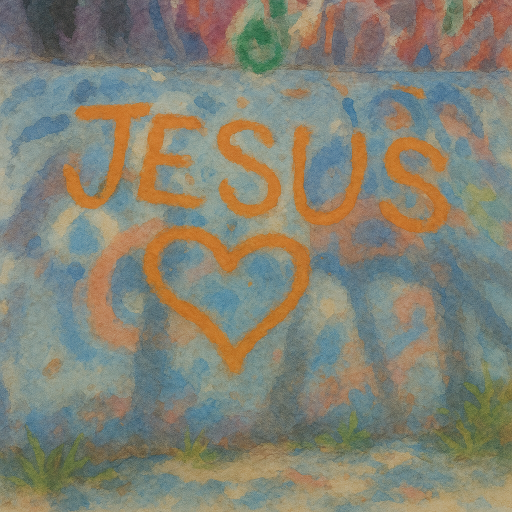
#> input picture tiles_input/source_image_example.png, 1024 x 1024 px (shown at 1/2 size); its folder holds only this picture in this run
$ python adjustTilesGradient24Colors.py
#> lines starting #> are read from the running program, lines starting #| are printed output that depends on the picture
import os
import shutil
import zipfile
from PIL import Image, ImageOps, ImageEnhance, UnidentifiedImageError
import logging
import datetime # Added for timestamping

# Configure logging
logging.basicConfig(level=logging.INFO, format='%(asctime)s - %(levelname)s - %(message)s')

# --- Configuration ---
INPUT_DIR = "tiles_input"
OUTPUT_DIR = "tiles_output"
ARCHIVE_NAME = "tiles_archive.zip" # Archive for *final* processed files
ARCHIVE_OUTPUT_DIR = "tiles_archive" # Archive for *pre-existing* output files
SUPPORTED_EXTENSIONS = ('.png', '.jpg', '.jpeg', '.bmp', '.gif', '.tiff')
BLEND_ALPHA = 0.3 # Controls the strength of the color blend (0.0 = original, 1.0 = full color)

# --- Helper Function for Hex to RGB ---
def hex_to_rgb(hex_color):
    """Converts a hex color string (e.g., '#RRGGBB') to an RGB tuple."""
    hex_color = hex_color.lstrip('#')
    return tuple(int(hex_color[i:i+2], 16) for i in (0, 2, 4))

# --- Expanded 24-Color Professional Palette ---
COLOR_PALETTE = {
    # Reds
    "WarmRed_Vermilion": hex_to_rgb("#E34234"),
    "CoolRed_AlizarinCrimson": hex_to_rgb("#B22222"),
    "DeepRed_OxideRed": hex_to_rgb("#8B0000"),
    "MutedRed_IndianRed": hex_to_rgb("#CD5C5C"),
    # Oranges
    "VibrantOrange_CadmiumOrange": hex_to_rgb("#F97306"),
    "EarthyOrange_BurntSienna": hex_to_rgb("#E97451"),
    # Yellows
    "CoolYellow_LemonYellow": hex_to_rgb("#FFF44F"),
    "WarmYellow_CadmiumYellowDeep": hex_to_rgb("#F6A623"),
    "MutedYellow_YellowOchre": hex_to_rgb("#C5A059"),
    # Greens
    "CoolGreen_PhthaloGreen": hex_to_rgb("#008878"),
    "WarmGreen_SapGreen": hex_to_rgb("#507D2A"),
    "MutedGreen_Olive": hex_to_rgb("#808000"),
    "LushGreen_Emerald": hex_to_rgb("#50C878"),
    # Blues
    "WarmBlue_Ultramarine": hex_to_rgb("#3F51B5"),
    "CoolBlue_Cerulean": hex_to_rgb("#00A6D6"),
    "MutedBlue_Slate": hex_to_rgb("#6A7BA2"),
    "AccentBlue_ElectricBlue": hex_to_rgb("#0077FF"),
    # Purples
    "WarmPurple_DioxazineViolet": hex_to_rgb("#6A0DAD"),
    "CoolPurple_Periwinkle": hex_to_rgb("#CCCCFF"),
    "MutedPurple_Mauve": hex_to_rgb("#915F6D"),
    # Neutrals
    "White_TitaniumWhite": hex_to_rgb("#FFFFFF"),
    "Black_IvoryBlack": hex_to_rgb("#1C1C1C"),
    "WarmGray_PaynesGray": hex_to_rgb("#404958"),
    "CoolGray_SilverGray": hex_to_rgb("#C0C0C0"),
}

# --- Helper Functions ---

def adjust_image_color(image_path, output_path, color_name, target_rgb, blend_alpha):
    """
    Adjusts the color of an image by blending it with a solid color layer.

    Args:
        image_path (str): Path to the input image.
        output_path (str): Path to save the adjusted image.
        color_name (str): Name of the target color (used for logging).
        target_rgb (tuple): The target RGB color tuple (R, G, B).
        blend_alpha (float): The blending factor (0.0 to 1.0).
    """
#> called with image_path = 'tiles_input/source_image_example.png', color_name = 'WarmRed_Vermilion', target_rgb = (227, 66, 52), blend_alpha = 0.3
    try:
        with Image.open(image_path) as img:
            # Ensure image is in RGB format for blending
#> img is the input picture: PIL image 1024x1024 RGB; mean R, G, B 131.7, 130.6, 115.7
            img_rgb = img.convert("RGB")

            # Create a solid color layer of the same size
            color_layer = Image.new("RGB", img_rgb.size, target_rgb)
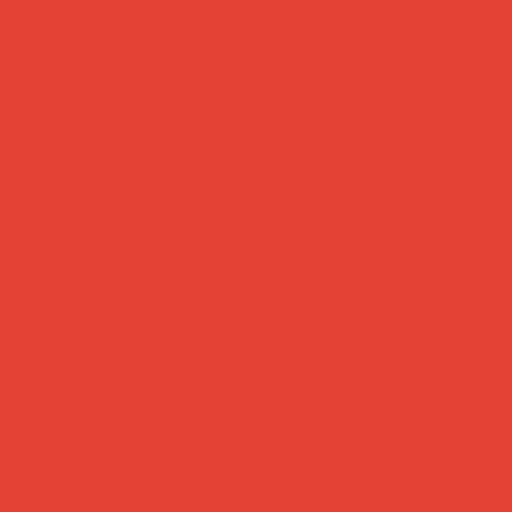
#> color_layer: PIL image 1024x1024 RGB (shown at 1/2 size); mean R, G, B 227, 66, 52

            # Blend the original image with the color layer
            blended_img = Image.blend(img_rgb, color_layer, blend_alpha)
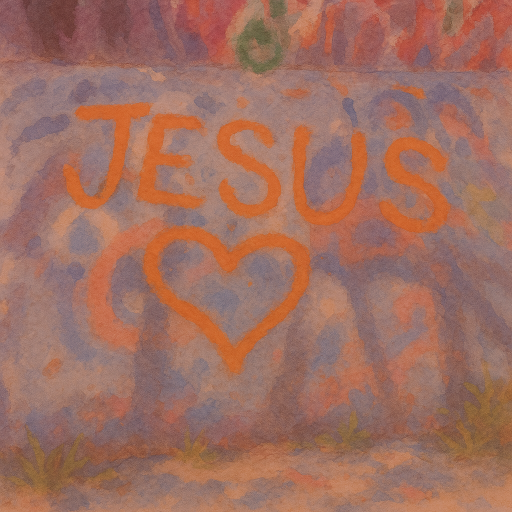
#> blended_img: PIL image 1024x1024 RGB (shown at 1/2 size); mean R, G, B 159.9, 110.7, 96.1

            blended_img.save(output_path)
            logging.info(f"Created '{color_name}' version (blended): {output_path}")

    except FileNotFoundError:
        logging.error(f"Input image not found: {image_path}")
    except UnidentifiedImageError:
        logging.error(f"Cannot identify image file (possibly corrupted or unsupported format): {image_path}")
    except Exception as e:
        logging.error(f"Failed to process image {image_path} for color {color_name}: {e}")

def create_archive(source_dir, archive_path):
    """
    Creates a zip archive from the contents of a directory.

    Args:
        source_dir (str): The directory whose contents will be archived.
        archive_path (str): The path for the output zip file.
    """
    try:
        with zipfile.ZipFile(archive_path, 'w', zipfile.ZIP_DEFLATED) as zipf:
            for root, _, files in os.walk(source_dir):
                for file in files:
                    file_path = os.path.join(root, file)
                    # Add file to zip, using arcname to avoid including the source_dir structure
                    arcname = os.path.relpath(file_path, source_dir)
                    zipf.write(file_path, arcname=arcname)
        logging.info(f"Successfully created archive: {archive_path}")
    except Exception as e:
        logging.error(f"Failed to create archive {archive_path}: {e}")

# --- Pre-execution Helper Functions --- START ---

# [50 lines left out: functions get_directory_size, archive_existing_output, not called in this run]

def prepare_directories():
    """
    Checks input/output directories, handles existing output via user prompts,
    and prepares directories for processing.

    Returns:
        bool: True if setup is successful and the script should proceed, False otherwise.
    """
    # 1. Check Input Directory
    if not os.path.isdir(INPUT_DIR):
        logging.error(f"Input directory '{INPUT_DIR}' not found. Please create it and place image files inside.")
        return False

    try:
        input_files = os.listdir(INPUT_DIR)
    except OSError as e:
        logging.error(f"Could not read input directory '{INPUT_DIR}': {e}")
        return False

    image_files_found = any(f.lower().endswith(SUPPORTED_EXTENSIONS) for f in input_files)
    if not image_files_found:
        logging.error(f"No supported image files found in the input directory '{INPUT_DIR}'.")
        return False
    logging.info(f"Found image files in input directory '{INPUT_DIR}'.")


    # 2. Check and Prepare Output Directory
    output_dir_exists = os.path.isdir(OUTPUT_DIR)
    output_files = []
    if output_dir_exists:
        try:
            # Get all entries, check if they are files later
            output_entries = os.listdir(OUTPUT_DIR)
            output_files = [f for f in output_entries if os.path.isfile(os.path.join(OUTPUT_DIR, f))]
        except OSError as e:
            logging.error(f"Could not read output directory '{OUTPUT_DIR}': {e}")
            # Treat as potentially non-empty/problematic, user might need to resolve manually
            return False

    if output_dir_exists and output_files:
        file_count = len(output_files)
        logging.warning(f"Output directory '{OUTPUT_DIR}' exists and contains {file_count} file(s).")

        # Confirm removal
        while True:
            user_choice_remove = input("--> Remove existing files and continue? (Y/N): ").strip().upper()
            if user_choice_remove == 'Y':
                break
            elif user_choice_remove == 'N':
                logging.info("Script execution aborted by user (chose not to remove existing files).")
                return False
            else:
                print("    Invalid input. Please enter Y or N.")

        # Confirm archiving
        should_archive = False
        while True:
            user_choice_archive = input(f"--> Archive {file_count} existing files to '{ARCHIVE_OUTPUT_DIR}' before removing? (Y/N): ").strip().upper()
            if user_choice_archive == 'Y':
                should_archive = True
                break
            elif user_choice_archive == 'N':
                should_archive = False
                break
            else:
                print("    Invalid input. Please enter Y or N.")

        # Handle archiving logic
        if should_archive:
            if file_count > 200:
                dir_size_bytes = get_directory_size(OUTPUT_DIR)
                dir_size_mb = dir_size_bytes / (1024 * 1024) if dir_size_bytes > 0 else 0
                print(f"\n    Warning: Archiving {file_count} files.")
                print(f"    Estimated uncompressed size: {dir_size_mb:.2f} MB.")
                print(f"    This might take time and significant disk space depending on compression.")
                while True:
                    user_choice_proceed = input("--> Proceed with archiving? (Y/N): ").strip().upper()
                    if user_choice_proceed == 'Y':
                        break
                    elif user_choice_proceed == 'N':
                        logging.info("Archiving skipped by user due to size/time warning.")
                        should_archive = False
                        break
                    else:
                        print("    Invalid input. Please enter Y or N.")

            if should_archive:
                if not archive_existing_output(OUTPUT_DIR, ARCHIVE_OUTPUT_DIR):
                    logging.error("Archiving failed. Aborting script to prevent data loss.")
                    # Avoid removing files if archive failed
                    return False

        # Clear the output directory if removal was confirmed
        logging.info(f"Removing existing contents of '{OUTPUT_DIR}'...")
        try:
            shutil.rmtree(OUTPUT_DIR)
            logging.info(f"Successfully removed '{OUTPUT_DIR}'.")
        except Exception as e:
            logging.error(f"Failed to remove existing output directory '{OUTPUT_DIR}': {e}")
            return False # Stop execution if removal fails

    # Ensure output directory exists (either newly created or recreated after clearing)
    if not os.path.exists(OUTPUT_DIR):
        try:
            os.makedirs(OUTPUT_DIR)
            logging.info(f"Created output directory: {OUTPUT_DIR}")
        except Exception as e:
            logging.error(f"Failed to create output directory '{OUTPUT_DIR}': {e}")
            return False

    # If we reach here, output directory exists and is empty
    logging.info(f"Output directory '{OUTPUT_DIR}' is ready.")
    return True # Proceed with execution

# --- Pre-execution Helper Functions --- END ---


# --- Main Execution ---

def main():
    """
    Main function to orchestrate the image processing and archiving.
    """
    # Perform initial checks and preparations
    if not prepare_directories():
        logging.info("Script prerequisites not met or aborted by user. Exiting.")
        return # Stop if preparation failed or user aborted

    processed_files_count = 0
    processed_successfully = True # Flag to track if any processing step failed

    # 3. Process Each Image
    try:
        input_filenames = os.listdir(INPUT_DIR)
    except OSError as e:
        logging.error(f"Cannot list files in input directory '{INPUT_DIR}' during processing: {e}")
        return # Cannot proceed if input dir is unreadable now

    for filename in input_filenames:
        base_name, ext = os.path.splitext(filename)
        if ext.lower() not in SUPPORTED_EXTENSIONS:
            # This is logged by prepare_directories already, but good to skip here too
            continue # Skip non-supported files identified during processing loop

        input_image_path = os.path.join(INPUT_DIR, filename)
        logging.info(f"Processing image: {filename}")

        # 3a. Copy Original
        original_output_path = os.path.join(OUTPUT_DIR, filename)
        try:
            shutil.copy2(input_image_path, original_output_path) # copy2 preserves metadata
            logging.info(f"Copied original: {original_output_path}")
        except Exception as e:
            logging.error(f"Failed to copy original file {filename}: {e}")
            processed_successfully = False # Mark failure
            continue # Skip processing colors if original can't be copied

        # 3b. Create Blended Versions
        for color_name, target_rgb in COLOR_PALETTE.items():
            # Ensure color names are filesystem-friendly
            safe_color_name = color_name.replace(" / ", "_").replace(" ", "")
            output_filename = f"{base_name}_{safe_color_name}{ext}"
            output_image_path = os.path.join(OUTPUT_DIR, output_filename)
            # Pass BLEND_ALPHA to the function
            # Assuming adjust_image_color logs its own errors
            adjust_image_color(input_image_path, output_image_path, color_name, target_rgb, BLEND_ALPHA)

        processed_files_count += 1 # Count successfully initiated processing attempts
#> processed_files_count = 1

    # Final checks and actions based on processing results
    if not processed_successfully and processed_files_count > 0:
         logging.warning("Some errors occurred during image processing.")
    elif processed_files_count == 0:
        # This case should ideally be caught by prepare_directories, but double-check
        logging.warning("No supported image files were found or processed in the input directory.")
        # Output directory should be empty if nothing was processed, remove it.
        if os.path.exists(OUTPUT_DIR) and not os.listdir(OUTPUT_DIR):
             try:
                 os.rmdir(OUTPUT_DIR)
                 logging.info(f"Removed empty output directory: {OUTPUT_DIR}")
             except OSError as e:
                  logging.error(f"Could not remove empty output directory {OUTPUT_DIR}: {e}")
        return # Exit if nothing was processed

    # 4. Archive Results (only if processing happened)
    if processed_files_count > 0:
        logging.info(f"Processed {processed_files_count} image(s). Archiving results...")
        create_archive(OUTPUT_DIR, ARCHIVE_NAME) # Archives the *newly generated* files

    # [6 lines of commented-out code are left out]

    logging.info("Script finished.")

if __name__ == "__main__":
    main()
